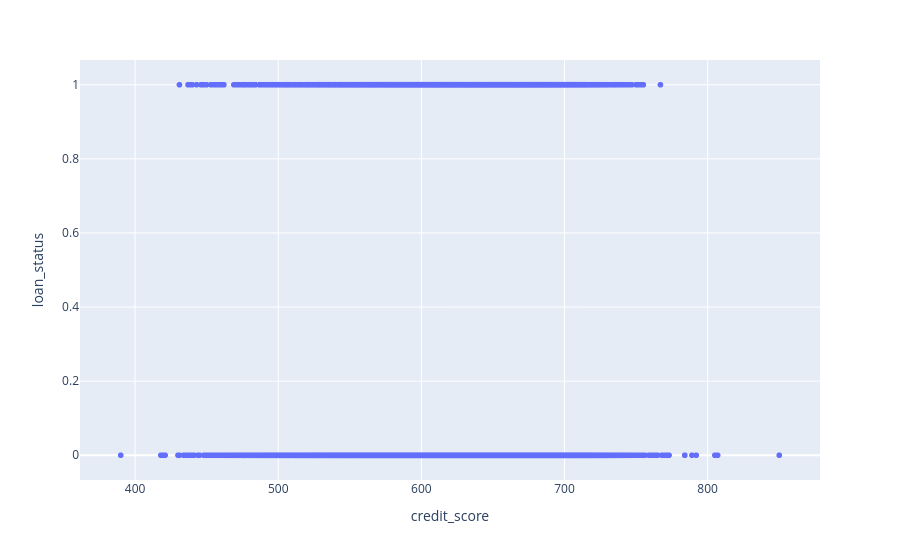

The notebook cell this image was saved under:
### Code cell
fig = px.scatter(data_frame=df, x="credit_score", y="loan_status")
fig.show()

### Figure 1 — Plotly figure (JSON) as saved in the notebook; plotly's stock layout.template omitted (floating-point values rounded to 4 significant figures; data arrays with more than 128 entries replaced by an {"elided": "..."} marker saying what was removed)
{"data": [{"hovertemplate": "credit_score=%{x}<br>loan_status=%{y}<extra></extra>", "legendgroup": "", "marker": {"color": "#636efa", "symbol": "circle"}, "mode": "markers", "name": "", "showlegend": false, "type": "scattergl", "x": {"elided": "45000 int values"}, "xaxis": "x", "y": {"elided": "45000 int values"}, "yaxis": "y"}], "layout": {"legend": {"tracegroupgap": 0}, "margin": {"t": 60}, "xaxis": {"anchor": "y", "domain": [0, 1], "title": {"text": "credit_score"}}, "yaxis": {"anchor": "x", "domain": [0, 1], "title": {"text": "loan_status"}}}}
